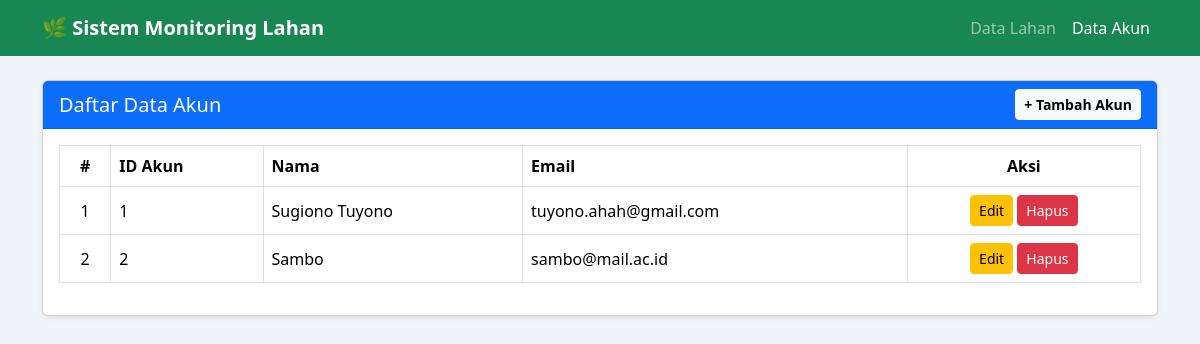
The page /akun.php on the database its author committed.
### tables this page shows
CREATE TABLE `akun` (
  `ID_akun` int(11) NOT NULL,
  `nama` varchar(50) NOT NULL,
  `email` varchar(50) NOT NULL
);

### akun.php (the view, shortened to what this page needs)
<?php
require_once 'koneksi.php';
$sql    = "SELECT ID_akun, nama, email FROM akun ORDER BY ID_akun ASC";
$result = $koneksi->query($sql);
?>
<!DOCTYPE html>
<html lang="id">
<head>
    <link href="https://cdn.jsdelivr.net/npm/bootstrap@5.3.3/dist/css/bootstrap.min.css" rel="stylesheet">
</head>
<body>
<nav class="navbar navbar-expand-lg navbar-dark bg-success">
    <div class="container">
        <a class="navbar-brand fw-bold" href="index.php">🌿 Sistem Monitoring Lahan</a>
        <div class="collapse navbar-collapse" id="navMenu">
            <ul class="navbar-nav ms-auto">
                <li class="nav-item">
                    <a class="nav-link" href="index.php">Data Lahan</a>
                </li>
                <li class="nav-item">
                    <a class="nav-link active" href="akun.php">Data Akun</a>
                </li>
            </ul>
        </div>
    </div>
</nav>
<div class="container mt-4">
    <div class="row">
        <div class="col-md-12">
            <div class="card shadow-sm">
                <div class="card-header bg-primary text-white d-flex justify-content-between align-items-center">
                    <h5 class="mb-0">Daftar Data Akun</h5>
                    <a href="tambah_akun.php" class="btn btn-light btn-sm fw-semibold">+ Tambah Akun</a>
                </div>
                <div class="card-body">
                    <div class="table-responsive">
                        <table class="table table-bordered table-hover align-middle">
                            <thead>
                                <tr>
                                    <th class="text-center">#</th>
                                    <th>ID Akun</th>
                                    <th>Nama</th>
                                    <th>Email</th>
                                    <th class="text-center">Aksi</th>
                                </tr>
                            </thead>
                            <tbody>
                                <?php if ($result && $result->num_rows > 0): ?>
                                    <?php $no = 1; while ($row = $result->fetch_assoc()): ?>
                                        <tr>
                                            <td class="text-center"><?= $no++ ?></td>
                                            <td><?= htmlspecialchars($row['ID_akun']) ?></td>
                                            <td><?= htmlspecialchars($row['nama']) ?></td>
                                            <td><?= htmlspecialchars($row['email']) ?></td>
                                            <td class="text-center">
                                                <a href="edit_akun.php?id=<?= urlencode($row['ID_akun']) ?>" class="btn btn-warning btn-sm">Edit</a>
                                                <button class="btn btn-danger btn-sm btn-hapus-akun"
                                                        data-id="<?= htmlspecialchars($row['ID_akun']) ?>"
                                                        data-nama="<?= htmlspecialchars($row['nama']) ?>">
                                                    Hapus
                                                </button>
                                            </td>
                                        </tr>
                                    <?php endwhile; ?>
                                <?php else: ?>
                                    <tr>
                                        <td colspan="5" class="text-center text-muted">Belum ada data akun.</td>
                                    </tr>
                                <?php endif; ?>
                            </tbody>
                        </table>
                    </div>
                </div>
            </div>
        </div>
    </div>
</div>
</body>
</html>

### akun.php (style rules this page uses)
body { background-color: #f0f4f8; }
.table thead { background-color: #0d6efd; color: #fff; }

### rows shown on the page
akun: ID_akun "1", nama "Sugiono Tuyono", email "tuyono.ahah@gmail.com"
akun: ID_akun "2", nama "Sambo", email "sambo@mail.ac.id"
